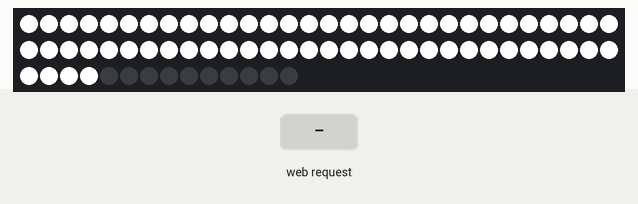
Recording of a sketch running on a simulated ESP8266 (NodeMCU). Parts: 74 RGB LEDs in strip order, left to right, continuing on the next row. The inputs (shaded band) are chosen by the test bench. EEPROM starts erased; what the sketch prints to the serial monitor is not drawn.

Above: at 1.2 s.
1.3 s: HTTP request GET /save received
3.0 s: HTTP request GET /save?page_setter=1 received
Timing chart, 0 to 6.0 s (numbered marks = the images above; inputs shaded):
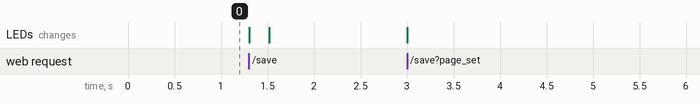

The sketch:

main.ino
```cpp
#include "Arduino.h"
#include "RGB.h"
#include "Wire.h"
#include "ESP8266WiFi.h"
#include <ESP8266WebServer.h>
#include "EEPROM.h"
//#include <DNSServer.h>
#include <Servo.h>
#include "Html.h"
#include "RunAt.h"
#include <Adafruit_NeoPixel.h>
#ifdef __AVR__
  #include <avr/power.h>
#endif

// Web-Interface

ESP8266WebServer server(80);

#define WIFI_SSID "Ultimaker_Robot"
#define WIFI_KEY "adminadmin"
#define CHANNEL 1
#define HIDDEN false
#define MAX_CONNECTION 10

// NeoPixels

byte pagebuffer[222] = {};  // 700

#define NEO_PIXELS_PIN 3
Adafruit_NeoPixel pixels = Adafruit_NeoPixel(74, NEO_PIXELS_PIN, NEO_GRB + NEO_KHZ800);


//############################################################
//######################Servo Variables#######################
//############################################################

Servo LinearActor;
Servo Arm;

byte Steering_PWM_PIN = D6;
byte Speed_PWM_PIN = D7;
byte RobotDispenser_PWM_PIN = D0;

int steering_pwm_value;
int speed_pwm_value;

int Trigger_PWM_Min = 1088;
int Trigger_PWM_Max = 1924;

int Speed_PWM_Min = 1088;
int Speed_PWM_Max = 1924;

int Steering_PWM_Min = 1088;
int Steering_PWM_Max = 1924;

int PWMA = 5; //Right side
int PWMB = 4; //Left side
int DA = 0; //Right reverse
int DB = 2; //Left reverse

int MotorKickStartService = 1;
int MotorKickstartA = 0;
int MotorKickstartB = 0;
int KickStartLevel = 150;
int KickStartThreshold = 60;
int BottomKickStartThreshold = 50;
int KickStartTime = 40;

unsigned long KickAStartMillis;
unsigned long KickBStartMillis;

unsigned long DispenseProcessStartMillis;
unsigned long DispenserCooldown = 1000;
int DispenseProcess = 0;
int ArmUp = 0;
int i;
int TriggerPressed = 0;

// Init WebServer

void handle_save_settings() {
  current_page = server.arg("page_setter").toInt() -1;
  for (uint8_t i = 0; i < 74; i++) {
    page[current_page][i] = rgb_hex_string_to_rgb(server.arg(("neopx_" + String(i))));
  }

  update_html_string();
  NeoPixels_Write_All(current_page);

  Serial.println(gen_c_array(current_page));

  server.sendHeader("Location", "/");
  server.sendHeader("Cache-Control", "no-cache");
  server.send(301);

  write_buffer(current_page);
}

void handle_root() {
  server.send(200, "text/html", html);
}

void init_web_server() {
  WiFi.mode(WIFI_AP);
  Serial.print("Setting soft access point mode");
  WiFi.softAP(WIFI_SSID, WIFI_KEY, CHANNEL, HIDDEN, MAX_CONNECTION);

  Serial.println();
  Serial.println("Starting WebServer ...");
  Serial.print("IP address: ");
  Serial.println(WiFi.softAPIP());
  Serial.println("MAC:" + WiFi.macAddress());

  server.on("/", handle_root);
  server.on("/save", handle_save_settings);
  server.begin();

  Serial.println("Started WebServer");
}

// NeoPixels

void NeoPixels_Write(uint16_t n, rgb *RGB) {
  pixels.setPixelColor(n, RGB->red, RGB->green, RGB->blue);
}

void NeoPixels_Write_All(uint16_t n) {
  int p = 0;
  for (uint16_t j = 0; j <= 7; j++) {
    for (int16_t i = 7; i >= 0;--i) {
      NeoPixels_Write(((i*8)+j),&page[n][p+10]);
      p++;
    }
  }
  pixels.show();
}


// EEPROM Stuff

void write_buffer(uint8_t n) {
    uint8_t x = 0;
    for (uint8_t i = 0; i < 74; i++) {
        for (uint8_t j = 0; j < 3; j++) {
            if (j == 0) {
                pagebuffer[x] = page[n][i].red;
            } else if (j == 1) {
                pagebuffer[x] = page[n][i].green;
            } else {
                pagebuffer[x] = page[n][i].blue;
            }
            x++;
        }
    }
    write_eeprom(n);
}

void read_buffer(uint8_t n) {
    read_eeprom(n);
    uint8_t x = 0;
    for (uint8_t i = 0; i < 74; i++) {
        for (uint8_t j = 0; j < 3; j++) {
            if (j == 0) {
                page[n][i].red   = pagebuffer[x];
            } else if (j == 1) {
                page[n][i].green = pagebuffer[x];
            } else {
                page[n][i].blue  = pagebuffer[x];
            }
            //Serial.println(x);
            x++;
        }
    }
    NeoPixels_Write_All(n);
}

void write_eeprom(uint8_t n) {
    EEPROM.begin(1110);
    EEPROM.put(222*n, pagebuffer);
    EEPROM.commit();
    EEPROM.end();
}

void read_eeprom(uint8_t n) {
    EEPROM.begin(1110);
    EEPROM.get(222*n, pagebuffer);
    EEPROM.end();
}

void animation_1_1() {
  NeoPixels_Write_All(0);
}

void animation_1_2() {
  NeoPixels_Write_All(1);
}

void animation_1_3() {
  NeoPixels_Write_All(2);
}

void animation_1_4() {
  NeoPixels_Write_All(3);
}

void animation_1_5() {
  NeoPixels_Write_All(4);
}

// RC Stuff

void RC_Controll() {
    steering_pwm_value = pulseIn(Steering_PWM_PIN, HIGH, 20000);
    speed_pwm_value = pulseIn(Speed_PWM_PIN, HIGH, 20000);
    Serial.print(steering_pwm_value);
    Serial.print(" : ");
    Serial.print(speed_pwm_value);
    if (steering_pwm_value < 100) {
        steering_pwm_value = Steering_PWM_Min + ((Steering_PWM_Max - Steering_PWM_Min) / 2);
    }
    if (speed_pwm_value < 100) {
        speed_pwm_value = Speed_PWM_Min + ((Speed_PWM_Max - Speed_PWM_Min) / 2);
    }
    Serial.print(" : ");
    Serial.print(steering_pwm_value);
    Serial.print(" : ");
    Serial.print(speed_pwm_value);

    int Speed = map(speed_pwm_value, Speed_PWM_Min, Speed_PWM_Max, -255, 255);
    int Steering = map(steering_pwm_value, Steering_PWM_Min, Steering_PWM_Max, -255, 255);

    if (Speed <= 10 && Speed >= -10) {
        Speed = 0;
    }
    if (Steering <= 10 && Steering >= -10) {
        Steering = 0;
    }
    /*
 Serial.print(steering_pwm_value);
 Serial.print(" : ");
 Serial.print(speed_pwm_value);
 Serial.print(" : ");
 Serial.println(Speed);
*/

    int SpeedA = map(speed_pwm_value, Speed_PWM_Min, Speed_PWM_Max, -255, 255) + map(steering_pwm_value, Steering_PWM_Min, Steering_PWM_Max, 255, -255);
    int SpeedB = map(speed_pwm_value, Speed_PWM_Min, Speed_PWM_Max, -255, 255) + map(steering_pwm_value, Steering_PWM_Min, Steering_PWM_Max, -255, 255);

    if (SpeedA >= 0) {
        digitalWrite(DA, HIGH);
    } else {
        digitalWrite(DA, LOW);
        SpeedA = SpeedA * -1;
    }
    if (SpeedB >= 0) {
        digitalWrite(DB, HIGH);
    } else {
        digitalWrite(DB, LOW);
        SpeedB = SpeedB * -1;
    }

    if (MotorKickstartA == 0 && SpeedA >= KickStartThreshold && MotorKickStartService == 1) {
        analogWrite(PWMA, KickStartLevel);
        KickAStartMillis = millis();
        Serial.println("KickA");
        MotorKickstartA = 1;
    }
    if (MotorKickstartB == 0 && SpeedB >= KickStartThreshold && MotorKickStartService == 1) {
        analogWrite(PWMB, KickStartLevel);
        KickBStartMillis = millis();
        Serial.println("KickB");
        MotorKickstartB = 1;
    }

    if (millis() - KickAStartMillis > KickStartTime) {
        analogWrite(PWMA, SpeedA);
    }
    if (millis() - KickBStartMillis > KickStartTime) {
        analogWrite(PWMB, SpeedB);
    }

    if (MotorKickstartA == 1 && SpeedA <= BottomKickStartThreshold) {
        MotorKickstartA = 0;
    }
    if (MotorKickstartB == 1 && SpeedB <= BottomKickStartThreshold) {
        MotorKickstartB = 0;
    }
}

void setup() {
    // put your setup code here, to run once:
    Serial.begin(115200);
    pixels.begin();
    /*pinMode(Steering_PWM_PIN, INPUT);
    pinMode(Speed_PWM_PIN, INPUT);
    pinMode(RobotDispenser_PWM_PIN, INPUT);
    pinMode(PWMA, OUTPUT);
    pinMode(PWMB, OUTPUT);
    pinMode(DA, OUTPUT);
    pinMode(DB, OUTPUT);
    LinearActor.attach(D5, 500, 2400);
    Arm.attach(D8, 1200, 2400);*/

    read_buffer(4);
    read_buffer(3);
    read_buffer(2);
    read_buffer(1);
    read_buffer(0);

    update_html_string();

    init_web_server();
    run_at_init();
    run_function_in_millisec(animation_1_1,  500);
    run_function_in_millisec(animation_1_2, 1000);
    run_function_in_millisec(animation_1_3, 1500);
    run_function_in_millisec(animation_1_4, 2000);
    run_function_in_millisec(animation_1_5, 2500);

    //update_html_string();
}

void loop() {
    /*RC_Controll();
    Serial.println(analogRead(A0));
    int DispenserPWM = pulseIn(RobotDispenser_PWM_PIN, HIGH, 20000);
    if (DispenserPWM < 100) {
        DispenserPWM = Trigger_PWM_Min + ((Trigger_PWM_Max - Trigger_PWM_Min) / 2);
    }
    if (DispenserPWM > 1600 && TriggerPressed == 0 && analogRead(A0) <= 200) {
        TriggerPressed = 1;
        if (DispenseProcess == 0 && millis() - DispenseProcessStartMillis > DispenserCooldown) {
            DispenseProcessStartMillis = millis();
            DispenseProcess = 1;
            i = 0;
        }
        if (ArmUp == 1) {
            i = 3;
        }
    } else {
        if (DispenserPWM < 1200 && TriggerPressed == 1) {
            TriggerPressed = 0;
        }
    }

    if (DispenseProcess == 1) {
        if (i == 0) {
            LinearActor.write(178);
            i++;
        }
        if (millis() - DispenseProcessStartMillis >= 2000 && i == 1) {
            LinearActor.write(26);
            i++;
        }
        if (millis() - DispenseProcessStartMillis >= 4000 && i == 2) {
            Arm.write(165);
            ArmUp = 1;
        }
        if (millis() - DispenseProcessStartMillis >= 6000 && i == 3) {
            Arm.write(18);
            ArmUp = 0;
            i++;
        }
        if (i == 4) {
            DispenseProcess = 0;
        }
    }
    */


    server.handleClient();
    run_at_loop();
}
```

RGB.h
```cpp
#ifndef	RGB_H
#define RGB_H

#include <Arduino.h>

typedef unsigned char byte;

const char HEX_LOOKUPTABLE [17] = "0123456789ABCDEF";

typedef struct {
  byte red;
  byte green;
  byte blue;
} rgb;

String rgb_to_hex_string(rgb RGB) {
  char hex[6] = {};

  byte mask_1 = 0b11110000;
  byte mask_2 = 0b00001111;

  hex[0] = HEX_LOOKUPTABLE[(mask_1 & RGB.red) >> 4];
  hex[1] = HEX_LOOKUPTABLE[ mask_2 & RGB.red ];

  hex[2] = HEX_LOOKUPTABLE[(mask_1 & RGB.green) >> 4];
  hex[3] = HEX_LOOKUPTABLE[ mask_2 & RGB.green ];

  hex[4] = HEX_LOOKUPTABLE[(mask_1 & RGB.blue) >> 4];
  hex[5] = HEX_LOOKUPTABLE[ mask_2 & RGB.blue ];

  String str = "";
  for (uint8_t i = 0; i < 6; i++) {
    str += hex[i];
  }

  return String(str);
}

String rgb_to_char_array(rgb *RGB) {
  String str;
  str.concat((char) RGB->red);
  str.concat((char) RGB->green);
  str.concat((char) RGB->blue);
  return str;
}

char hex_string_to_hex(String string) {
  return strtol(string.c_str(), NULL, 16);
}

void rgb_set(rgb *RGB, byte red, byte green, byte blue) {
  RGB->red   = red;
  RGB->green = green;
  RGB->blue  = blue;
}

void rgb_print(byte red, byte green, byte blue) {
  Serial.print("[red: ");
  Serial.print(red);
  Serial.print(", green: ");
  Serial.print(green);
  Serial.print(", blue: ");
  Serial.print(blue);
  Serial.print("]");
}

void rgb_print(rgb *RGB) {
  rgb_print(RGB->red, RGB->green, RGB->blue);
}

void rgb_print(rgb RGB) {
  rgb_print(&RGB);
}

String rgb_to_string(String prefix, rgb *RGB) {
  prefix.concat((char) 0);
  prefix.concat((char) 255);
  prefix.concat((char) 0);
  return prefix;
}

rgb rgb_hex_to_rgb(String rgb_string) {
  rgb RGB;
  RGB.red   = hex_string_to_hex(rgb_string.substring(0,2));
  RGB.green = hex_string_to_hex(rgb_string.substring(2,4));
  RGB.blue  = hex_string_to_hex(rgb_string.substring(4,6));
  return RGB;
}

rgb rgb_hex_string_to_rgb(String rgb_string) {
  return rgb_hex_to_rgb(rgb_string.substring(1,7));
}

String rgb_hex_to_string(String prefix, String rgb_string) {
  prefix.concat((char) hex_string_to_hex(rgb_string.substring(0,2)));
  prefix.concat((char) hex_string_to_hex(rgb_string.substring(2,4)));
  prefix.concat((char) hex_string_to_hex(rgb_string.substring(4,6)));
  return prefix;
}

String rgb_to_string(String prefix, char red, char green, char blue) {
  prefix.concat(red);
  prefix.concat(green);
  prefix.concat(blue);
  return prefix;
}

String rgb_hex_string_to_string(String prefix, String rgb_string) {
  return rgb_hex_to_string(prefix, rgb_string.substring(1,7));
}

String rgb_hex_string_to_string(String rgb_string) {
  return rgb_hex_to_string("", rgb_string.substring(1,7));
}

#endif
```

RunAt.h
```cpp
#ifndef	RUN_AT_H
#define RUN_AT_H

#include <Arduino.h>

#include <stdlib.h>

#define func_max_num 10

typedef struct {
  void (*function) ();
  ulong timestamp;
} function_to_run;

struct run_at_functions {
  function_to_run functions[func_max_num];
  uint8_t length = 0;
} run;

void run_at_init() {
  for (uint8_t i = 0; i < func_max_num; i++) {
    function_to_run *func_to_run = (function_to_run*) malloc(sizeof(function_to_run));
    func_to_run->function  = NULL;
    func_to_run->timestamp = 0;
    run.functions[i] = *func_to_run;
  }
}

void run_at_free() {
  for (uint8_t i = 0; i < func_max_num; i++) {
    run.functions[i].function  = NULL;
    run.functions[i].timestamp = 0;
    free(&(run.functions[i]));
  }
}

void run_at_add_function(void (*func) (), ulong timestamp) {
  if (run.length <= func_max_num - 1) {
    run.functions[run.length].function  = func;
    run.functions[run.length].timestamp = timestamp;
    run.length += 1;
  }
}

void run_function_in_millisec(void (*func) (), ulong millisec) {
  run_at_add_function(func, millis() + millisec);
}

bool run_at_if_time(function_to_run *func_to_run) {
  if (millis() >= func_to_run->timestamp) {
    func_to_run->function();
    return true;
  }
  return false;
}

void run_at_loop() {
  for (uint i = 0; i < run.length; i++) {
    if (run_at_if_time(&(run.functions[i]))) {
      for (uint j = i; j < run.length; j++) {
        run.functions[j] = run.functions[j+1];
      }
      run.length -= 1;
    }
  }
}

#endif
```

Source omitted: Html.h (22475 bytes)
